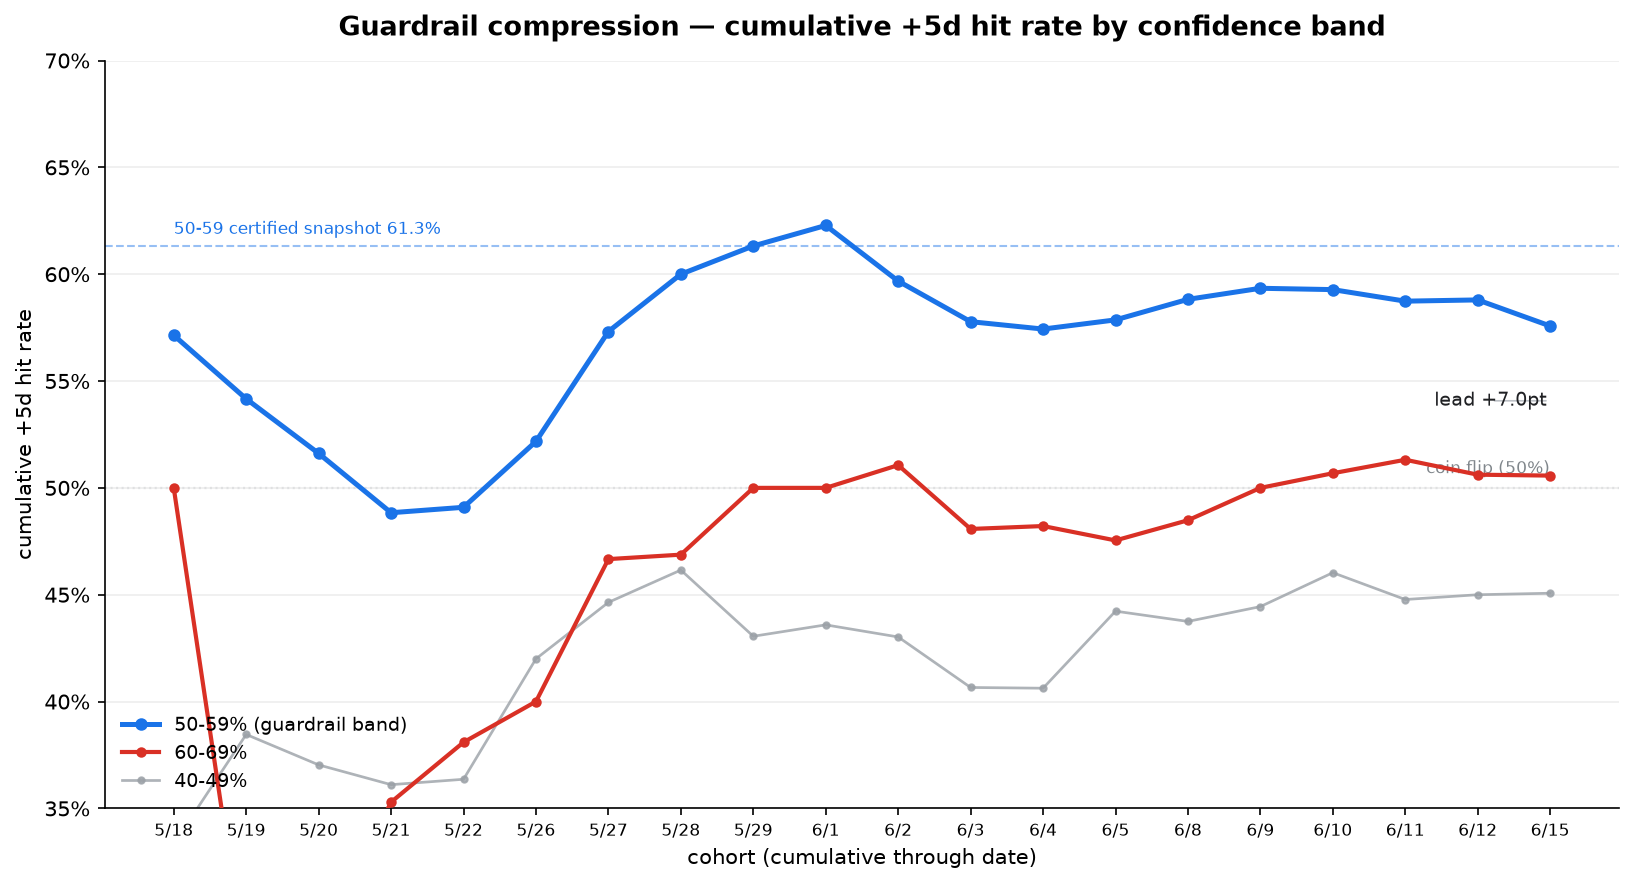

Recreate this plot in Python.
#!/usr/bin/env python3
"""
guardrail_trace.py — Confidence-band guardrail compression trace.

The Phase 2 GO/NO-GO guardrail is "the 50-59% confidence band leads +5d accuracy."
Certified snapshot was 61.3% (n=216). As live +5d outcomes resolve, the cumulative
50-59% rate has eased (61.3 -> ~58.7). This harness traces, cohort by cohort, the
running-cumulative +5d hit rate of each confidence band so we can see whether the
50-59% lead over 60-69% is leveling off or trending toward a crossover (the failure
condition for the guardrail).

Source of truth: the Signals tab. A signal counts once its +5d outcome (Was-Right-5d,
col N) has resolved. Bands use closing-price-based Was-Right exactly as the tracker
computes it. Read-only on the source; never transcribes.

Usage:
    python3 guardrail_trace.py --tracker claude_equity_bot_tracker.xlsx
    python3 guardrail_trace.py --tracker t.xlsx --since 2026-05-18 --until 2026-06-11
    python3 guardrail_trace.py --tracker t.xlsx --out-dir viz   # PNG destination
"""
from __future__ import annotations
import argparse
import datetime as dt
import os
import sys
from collections import defaultdict

import openpyxl

SIGNALS_SHEET = "Signals"
FIRST_DATA_ROW = 5
COL = dict(date=1, conf=5, right5=14)

# Bands as [low, high) on the confidence FRACTION (0.xx). 70%+ is the actionable
# tier (tiny n in Phase 2) and is reported separately if present.
BANDS = [("40-49%", 0.40, 0.50), ("50-59%", 0.50, 0.60), ("60-69%", 0.60, 0.70)]
LEAD_BAND = "50-59%"      # the guardrail band
RIVAL_BAND = "60-69%"     # the band it must stay above
CERTIFIED_LEAD = 0.613    # Phase 2 certified snapshot for 50-59% (n=216)
SHEET_NAME = "Guardrail Trace"   # name of the sheet written by --embed-into


def conf_frac(v):
    if v is None:
        return None
    return float(v) / 100.0 if v > 1.0 else float(v)


def band_of(c):
    if c is None:
        return None
    for name, lo, hi in BANDS:
        if lo <= c < hi:
            return name
    return None


def resolved(v):
    return str(v).strip().upper() in ("YES", "NO")


def is_hit(v):
    return str(v).strip().upper() == "YES"


def load_cohorts(tracker, since, until):
    """Return ordered list of (date, {band: [hits, n]}) for resolved +5d signals."""
    wb = openpyxl.load_workbook(tracker, data_only=True, read_only=True)
    ws = wb[SIGNALS_SHEET]
    # per (date, band) tally
    agg = defaultdict(lambda: defaultdict(lambda: [0, 0]))  # date -> band -> [hits, n]
    for row in ws.iter_rows(min_row=FIRST_DATA_ROW):
        d = row[COL["date"] - 1].value
        if d is None:
            continue
        dd = d.date() if isinstance(d, dt.datetime) else d
        if not isinstance(dd, dt.date):
            continue
        if since and dd < since:
            continue
        if until and dd > until:
            continue
        r5 = row[COL["right5"] - 1].value
        if not resolved(r5):
            continue
        b = band_of(conf_frac(row[COL["conf"] - 1].value))
        if b is None:
            continue
        cell = agg[dd][b]
        cell[1] += 1
        if is_hit(r5):
            cell[0] += 1
    wb.close()
    return sorted(agg.items())


def trace(cohorts):
    """Build per-cohort + cumulative rows. Returns (table_rows, series)."""
    cum = defaultdict(lambda: [0, 0])  # band -> [hits, n]
    table, series = [], defaultdict(list)
    dates = []
    for d, bands in cohorts:
        for name, _, _ in BANDS:
            h, n = bands.get(name, [0, 0])
            cum[name][0] += h
            cum[name][1] += n
        dates.append(d)
        row = {"date": d}
        for name, _, _ in BANDS:
            ch, cn = bands.get(name, [0, 0])
            tot_h, tot_n = cum[name]
            row[name] = (ch, cn, (tot_h / tot_n if tot_n else None))
            series[name].append(tot_h / tot_n if tot_n else None)
        table.append(row)
    return table, series, dates


def print_table(table):
    L, R = LEAD_BAND, RIVAL_BAND
    print(f"\n{'cohort':<11}  {'50-59 (coh)':>11}  {'60-69 (coh)':>11}  "
          f"{'cum 50-59':>9}  {'cum 60-69':>9}  {'cum 40-49':>9}  {'lead gap':>8}")
    print("-" * 86)
    for r in table:
        lh, ln, lc = r[L]
        rh, rn, rc = r[R]
        _, _, oc = r["40-49%"]
        coh_l = f"{lh}/{ln}" if ln else "  –"
        coh_r = f"{rh}/{rn}" if rn else "  –"
        gap = (lc - rc) if (lc is not None and rc is not None) else None
        print(f"{r['date']:%Y-%m-%d}  {coh_l:>11}  {coh_r:>11}  "
              f"{(f'{lc:.1%}' if lc is not None else '–'):>9}  "
              f"{(f'{rc:.1%}' if rc is not None else '–'):>9}  "
              f"{(f'{oc:.1%}' if oc is not None else '–'):>9}  "
              f"{(f'{gap*100:+.1f}pt' if gap is not None else '–'):>8}")


def make_chart(table, series, dates, out_path):
    import matplotlib
    matplotlib.use("Agg")
    import matplotlib.pyplot as plt
    from matplotlib.ticker import FuncFormatter

    x = list(range(len(dates)))
    labels = [f"{d.month}/{d.day}" for d in dates]
    fig, ax = plt.subplots(figsize=(11, 6))

    ax.axhline(0.50, ls=":", lw=1, color="#9aa0a6", zorder=1)
    ax.text(x[-1], 0.505, "coin flip (50%)", color="#80868b", fontsize=8,
            ha="right", va="bottom")
    ax.axhline(CERTIFIED_LEAD, ls="--", lw=1, color="#1a73e8", alpha=0.45, zorder=1)
    ax.text(x[0], CERTIFIED_LEAD + 0.004, "50-59 certified snapshot 61.3%",
            color="#1a73e8", fontsize=8, ha="left", va="bottom")

    ax.plot(x, series[LEAD_BAND], "-o", color="#1a73e8", lw=2.4, ms=5,
            label="50-59% (guardrail band)", zorder=4)
    ax.plot(x, series[RIVAL_BAND], "-o", color="#d93025", lw=2.0, ms=4,
            label="60-69%", zorder=3)
    ax.plot(x, series["40-49%"], "-o", color="#9aa0a6", lw=1.3, ms=3,
            alpha=0.8, label="40-49%", zorder=2)

    # shade the lead gap at the final point
    yl, yr = series[LEAD_BAND][-1], series[RIVAL_BAND][-1]
    ax.annotate(f"lead {((yl - yr) * 100):+.1f}pt",
                xy=(x[-1], (yl + yr) / 2), xytext=(x[-1] - 1.6, (yl + yr) / 2),
                fontsize=9, color="#202124", va="center",
                arrowprops=dict(arrowstyle="-", color="#bdc1c6", lw=0.8))

    ax.set_title("Guardrail compression — cumulative +5d hit rate by confidence band",
                 fontsize=13, fontweight="bold", pad=12)
    ax.set_xlabel("cohort (cumulative through date)", fontsize=10)
    ax.set_ylabel("cumulative +5d hit rate", fontsize=10)
    ax.set_xticks(x)
    ax.set_xticklabels(labels, rotation=0, fontsize=8)
    ax.yaxis.set_major_formatter(FuncFormatter(lambda v, _: f"{v:.0%}"))
    ax.set_ylim(0.35, 0.70)
    ax.grid(axis="y", color="#eee", lw=0.8)
    for s in ("top", "right"):
        ax.spines[s].set_visible(False)
    ax.legend(loc="lower left", frameon=False, fontsize=9)
    fig.tight_layout()
    fig.savefig(out_path, dpi=150, bbox_inches="tight")
    plt.close(fig)


def embed_into_workbook(table, series, dates, png_path, embed_path):
    """Write/refresh a 'Guardrail Trace' sheet — auditable data table + the
    trajectory chart image + a summary — into embed_path so the chart travels
    with the workbook. Idempotent: replaces the sheet if it already exists."""
    import openpyxl
    from openpyxl.styles import Font, Alignment, PatternFill, Border, Side
    from openpyxl.drawing.image import Image as XLImage

    wb = openpyxl.load_workbook(embed_path)
    if SHEET_NAME in wb.sheetnames:
        del wb[SHEET_NAME]
    ws = wb.create_sheet(SHEET_NAME)

    hdr_fill = PatternFill("solid", fgColor="1A237E")
    hdr_font = Font(bold=True, color="FFFFFF", size=10)
    thin = Side(style="thin", color="D9D9D9")
    bd = Border(left=thin, right=thin, top=thin, bottom=thin)

    ws["A1"] = "Guardrail Compression Trace — cumulative +5d hit rate by confidence band"
    ws["A1"].font = Font(bold=True, size=13)
    ws["A2"] = (f"Auto-generated by guardrail_trace.py · source: Signals tab · "
                f"as of {dates[-1]:%Y-%m-%d}. The 50-59% band must lead 60-69%.")
    ws["A2"].font = Font(italic=True, size=9, color="666666")

    headers = ["Cohort", "50-59 (coh)", "60-69 (coh)", "cum 50-59",
               "cum 60-69", "cum 40-49", "lead gap (pt)"]
    hr = 4
    for j, h in enumerate(headers, start=1):
        c = ws.cell(hr, j, h)
        c.fill = hdr_fill
        c.font = hdr_font
        c.alignment = Alignment(horizontal="center")
        c.border = bd

    L, R = LEAD_BAND, RIVAL_BAND
    for i, r in enumerate(table):
        rr = hr + 1 + i
        lh, ln, lc = r[L]
        rh, rn, rc = r[R]
        _, _, oc = r["40-49%"]
        ws.cell(rr, 1, r["date"]).number_format = "m/d"
        ws.cell(rr, 2, (f"{lh}/{ln}" if ln else "–")).alignment = Alignment(horizontal="center")
        ws.cell(rr, 3, (f"{rh}/{rn}" if rn else "–")).alignment = Alignment(horizontal="center")
        for col, val in ((4, lc), (5, rc), (6, oc)):
            ws.cell(rr, col, val).number_format = "0.0%"
        gap = (lc - rc) if (lc is not None and rc is not None) else None
        ws.cell(rr, 7, (round(gap * 100, 1) if gap is not None else None)).number_format = "0.0"
        for j in range(1, 8):
            ws.cell(rr, j).border = bd
    last = hr + len(table)
    for j, w in enumerate([9, 11, 11, 10, 10, 10, 12], start=1):
        ws.column_dimensions[chr(64 + j)].width = w

    # summary block under the table
    lc, rc, oc = series[L][-1], series[R][-1], series["40-49%"][-1]
    gaps = [series[L][i] - series[R][i] for i in range(len(dates))
            if series[L][i] is not None and series[R][i] is not None]
    sr = last + 2
    ws.cell(sr, 1, f"As of {dates[-1]:%Y-%m-%d}").font = Font(bold=True)
    ws.cell(sr + 1, 1, f"50-59% {lc:.1%}   ·   60-69% {rc:.1%}   ·   40-49% {oc:.1%}")
    ws.cell(sr + 2, 1, f"lead (50-59 over 60-69): {(lc - rc) * 100:+.1f}pt"
                       f"    ·    drift from certified 61.3%: {(lc - CERTIFIED_LEAD) * 100:+.1f}pt")
    if len(gaps) >= 4:
        recent = gaps[-3:]
        slope = recent[-1] - recent[0]
        trend = ("widening" if slope > 0.01 else
                 "narrowing" if slope < -0.01 else "roughly flat")
        ws.cell(sr + 3, 1, f"lead gap, last 3 cohorts: {trend} "
                           f"({recent[0] * 100:+.1f}pt → {recent[-1] * 100:+.1f}pt)")

    # embed the polished trajectory chart to the right of the table
    if png_path and os.path.exists(png_path):
        img = XLImage(png_path)
        scale = min(1.0, 760.0 / float(img.width))   # cap width ~760 px
        img.width = int(img.width * scale)
        img.height = int(img.height * scale)
        ws.add_image(img, "I4")

    wb.save(embed_path)


def main(argv=None):
    ap = argparse.ArgumentParser(description="Trace confidence-band guardrail "
                                             "compression cohort-by-cohort.")
    ap.add_argument("--tracker", default="claude_equity_bot_tracker.xlsx")
    ap.add_argument("--since", default=None, help="YYYY-MM-DD inclusive")
    ap.add_argument("--until", default=None, help="YYYY-MM-DD inclusive")
    ap.add_argument("--out-dir", default=".")
    ap.add_argument("--embed-into", default=None,
                    help="write/refresh a 'Guardrail Trace' sheet (data table + "
                         "chart image) into this .xlsx — pass a COPY of your tracker")
    args = ap.parse_args(argv)

    if not os.path.exists(args.tracker):
        sys.exit(f"ERROR: tracker not found: {args.tracker}")
    since = dt.date.fromisoformat(args.since) if args.since else None
    until = dt.date.fromisoformat(args.until) if args.until else None
    os.makedirs(args.out_dir, exist_ok=True)

    cohorts = load_cohorts(args.tracker, since, until)
    if not cohorts:
        sys.exit("ERROR: no resolved +5d signals in range.")
    table, series, dates = trace(cohorts)
    print_table(table)

    L, R = LEAD_BAND, RIVAL_BAND
    lc, rc, oc = series[L][-1], series[R][-1], series["40-49%"][-1]
    print("\n" + "=" * 60)
    print("FINAL CUMULATIVE (through %s):" % dates[-1])
    print(f"  50-59%: {lc:.1%}   60-69%: {rc:.1%}   40-49%: {oc:.1%}")
    print(f"  lead (50-59 over 60-69): {(lc - rc) * 100:+.1f}pt")
    print(f"  drift from certified 61.3%: {(lc - CERTIFIED_LEAD) * 100:+.1f}pt")
    # simple leveling check: compare gap over last 3 cohorts
    gaps = [series[L][i] - series[R][i] for i in range(len(dates))
            if series[L][i] is not None and series[R][i] is not None]
    if len(gaps) >= 4:
        recent = gaps[-3:]
        slope = recent[-1] - recent[0]
        trend = ("widening" if slope > 0.01 else
                 "narrowing" if slope < -0.01 else "roughly flat")
        print(f"  lead gap over last 3 cohorts: {trend} "
              f"({recent[0] * 100:+.1f}pt -> {recent[-1] * 100:+.1f}pt)")

    png = os.path.join(args.out_dir, "guardrail_trace.png")
    make_chart(table, series, dates, png)
    print(f"\nWrote: {png}")

    if args.embed_into:
        if not os.path.exists(args.embed_into):
            sys.exit(f"ERROR: --embed-into target not found: {args.embed_into}")
        embed_into_workbook(table, series, dates, png, args.embed_into)
        print(f"Embedded '{SHEET_NAME}' sheet into: {args.embed_into}")


if __name__ == "__main__":
    main()
